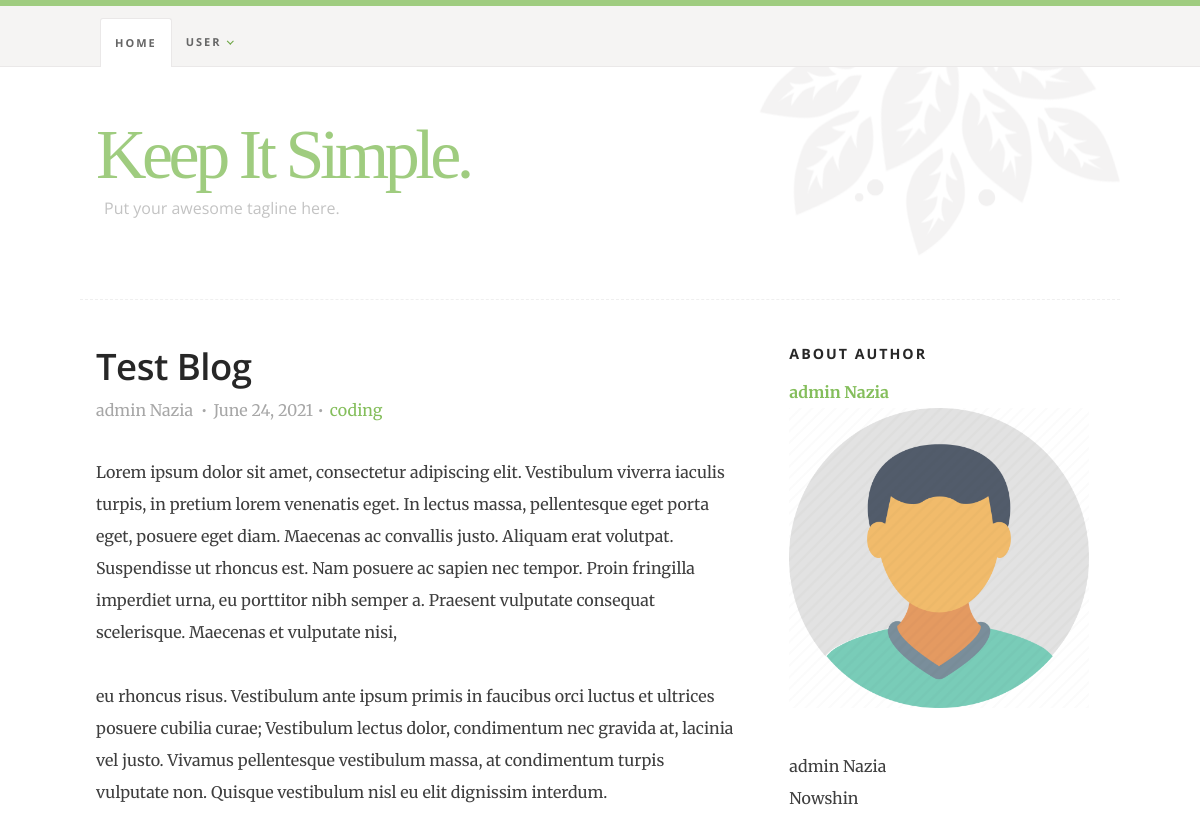
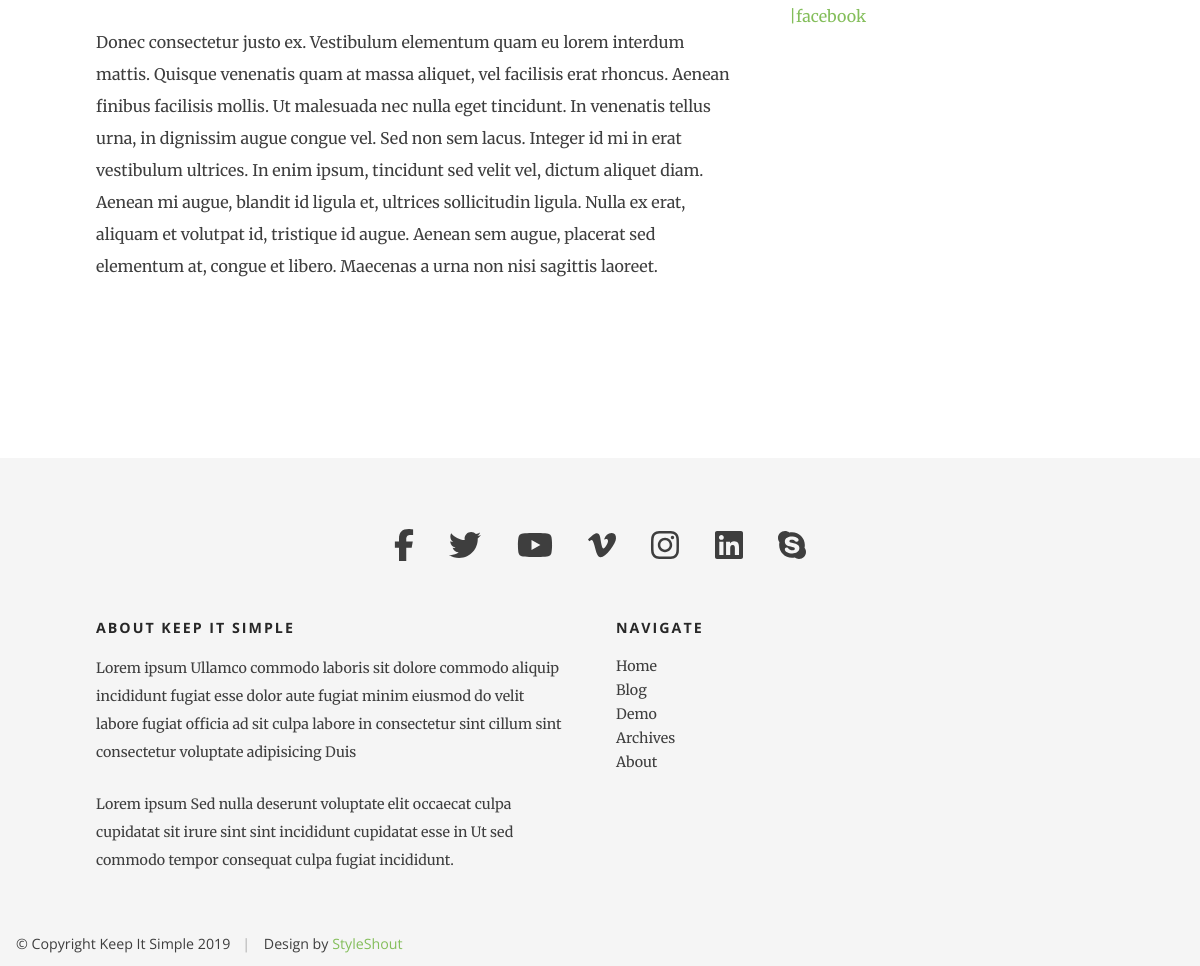
The page /article/28 on the database its author committed (2 pictures, top to bottom).
### theblog/models.py (models this page shows, shortened)
class Post(models.Model):
    title = models.CharField(max_length=255)
    title_tag = models.CharField(max_length=255, default = 'My blog ')
    header_image = models.ImageField(null=True, blank=True,upload_to="images/")
    author=models.ForeignKey(User, on_delete=models.CASCADE)
    body=RichTextField(blank=True, null=True)
    category =models.CharField(max_length=255, default ='coding')
    post_date = models.DateField(auto_now_add=True)
    likes= models.ManyToManyField(User, related_name ='blog_post')
    snippet = models.CharField(max_length=255)

### theblog/views.py (the view)
# urls.py: path('article/<int:pk>',ArticleDetailView.as_view(), name="article-detail"),
class ArticleDetailView(DetailView):
    model =Post
    template_name = 'article_details.html'

### theblog/templates/article_details.html (shortened to what this page needs)
{% extends 'base.html' %}
{% load static %}
        {% block content %}
        <div class="row">
            <div id="main" class="s-content__main large-8 column">
                <article class="entry">
                    <header class="entry__header">
                        <h2 class="entry__title h1">
                            <a href="{% url 'article-detail' post.pk %}" title="">{{post.title}}</a>
                        </h2>
                        <div class="entry__meta">
                            <ul>
                                <li>{{post.author.first_name}} </li>
                                <li>{{post.post_date}}</li>
                                <li><a href="{% url 'category' post.category %}" title="" rel="category tag">{{post.category}} </a></li>
                            </ul>
                        </div>
                    </header>
                    <div class="entry__content">
                        <p>
                            {{post.body|safe}}
                        </p>
                    </div>
                </article>
            </div>
            <div id="sidebar" class="s-content__sidebar large-4 column">
                <div class="widget widget--categories">
                    <h3 class="h6">About Author</h3>
                    <ul>{% if post.author.profilemodel.id %}
                            <a href="{% url 'PublicProfile'  post.author.profilemodel.id %}" ><li><strong>{{post.author.first_name}}</strong></li></a>
                        {% else %}
                            <li><strong>{{post.author.first_name}}</strong></li></a>
                        {% endif %}
                        <p class = 'small text-muted'>
                            {% if post.author.profilemodel.profile_pic %}
                                <img src = "{{post.author.profilemodel.profile_pic.url}}">
                            {% else %}
                                <img src = "{% static 'images/pro-pic.png' %}">
                            {% endif %}
                            <li>{{post.author.first_name}}</li>
                            <li>{{post.author.last_name}}</li>
                            {% if post.author.profilemodel.facebook %}
                                <a href="{{post.author.profilemodel.facebook}}">|facebook</a>
                            {% endif %}
                        </p>
                    </ul>
                </div>
            </div>
        </div>
    {% endblock %}

### theblog/static/css/base.css (style rules this page uses)
html { line-height: 1.15; -webkit-text-size-adjust: 100%; }
body { margin: 0; }
a { background-color: transparent; }
b, strong { font-weight: bolder; }
img { border-style: none; border-radius: 50%; }
html { font-size: 62.5%; -webkit-box-sizing: border-box; box-sizing: border-box; }
*, *::before, *::after { -webkit-box-sizing: inherit; box-sizing: inherit; }
body { font-weight: normal; line-height: 1; word-wrap: break-word; -moz-font-smoothing: grayscale; -moz-osx-font-smoothing: grayscale; -webkit-font-smoothing: antialiased; -webkit-overflow-scrolling: touch; -webkit-text-size-adjust: none; }
svg, img, video embed, iframe, object { max-width: 300px; height: 300px; border-radius: 0%; }
div, dl, dt, dd, ul, ol, li, h1, h2, h3, h4, h5, h6, pre, form, p, blockquote, th, td { margin: 0; padding: 0; }
p { font-size: inherit; text-rendering: optimizeLegibility; }
em, i { font-style: italic; line-height: inherit; }
strong, b { font-weight: bold; line-height: inherit; }
ol, ul { list-style: none; }
li { display: block; }
a { text-decoration: none; line-height: inherit; }
.row { width: 100%; max-width: 1040px; margin: 0 auto; display: -ms-flexbox; display: -webkit-box; display: flex; -ms-flex-flow: row wrap; -webkit-box-orient: horizontal; -webkit-box-direction: normal; flex-flow: row wrap; }
.column { -ms-flex: 1 1 0%; -webkit-box-flex: 1; flex: 1 1 0%; padding: 0 30px; }
.large-4 { -ms-flex: 0 0 33.33333%; -webkit-box-flex: 0; flex: 0 0 33.33333%; max-width: 33.33333%; }
.large-8 { -ms-flex: 0 0 66.66667%; -webkit-box-flex: 0; flex: 0 0 66.66667%; max-width: 66.66667%; }
@media screen and (max-width:1200px) { .column { padding: 0 16px; } }

### theblog/static/css/main.css (style rules this page uses)
html { font-size: 10px; }
html, body { height: 100%; }
body { background: #f5f5f5; font-family: "Merriweather", serif; font-size: 1.6rem; font-style: normal; font-weight: normal; line-height: 2; color: #3e3e3e; margin: 0; padding: 0; position: relative; }
a { color: #84be5b; -webkit-transition: all 0.3s ease-in-out; transition: all 0.3s ease-in-out; }
h1, h2, h3, h4, h5, h6, .h1, .h2, .h3, .h4, .h5, .h6 { font-family: "Open Sans", sans-serif; font-weight: 600; font-style: normal; color: #272727; -webkit-font-variant-ligatures: common-ligatures; font-variant-ligatures: common-ligatures; text-rendering: optimizeLegibility; }
h1, .h1, h2, .h2, h3, .h3, h4, .h4 { margin-top: 6rem; margin-bottom: 1.6rem; }
h5, .h5, h6, .h6 { margin-top: 4rem; margin-bottom: 1.2rem; }
h1, .h1 { font-size: 3.649rem; line-height: 1.206; letter-spacing: -.05rem; }
h2, .h2 { font-size: 2.883rem; line-height: 1.249; }
h3, .h3 { font-size: 2.563rem; line-height: 1.249; }
h6, .h6 { font-weight: 700; font-size: 1.422rem; line-height: 1.406; text-transform: uppercase; letter-spacing: .2rem; }
p img { margin: 0; }
em, i, strong, b { font-size: inherit; line-height: inherit; }
em, i { font-family: "Merriweather", serif; font-style: italic; }
strong, b { font-family: "Merriweather", serif; font-weight: 700; }
ul { list-style: disc; }
li { display: list-item; }
ol, ul { margin-left: 1.6rem; }
ul li { padding-left: .4rem; }
input, textarea, select, pre, blockquote, figure, table, p, ul, ol, dl, form, .video-container, .ss-custom-select { margin-bottom: 3.2rem; }
::placeholder { color: #8c8c8c; }
.s-content__main { padding-right: 4.6rem; }
@media screen and (max-width:1200px) { .s-content__main { padding-right: 3.6rem; } }
.s-content__sidebar h3 { margin-top: 0; }
.s-content__sidebar ul { list-style: none; margin-left: 0; }
.s-content__sidebar hr, .s-content__sidebar .widget { margin-bottom: 2.4rem; }
.widget--categories ul { margin-top: 1.2rem; }
.widget--categories ul li { padding-left: 0; }
.entry { padding-bottom: 1.2rem; margin-bottom: 3.2rem; }
.entry h2 { margin-top: 0; margin-bottom: 0; }
.entry h2 a { color: #272727; }
.entry__header { border: none; height: auto; }
.entry__meta ul { list-style: none; margin: .8rem 0 2rem; font-size: 1.422; color: #a7a7a7; line-height: 2.8rem; }
.entry__meta ul li { display: inline-block; margin: 0; padding: 0; font-family: "Merriweather", serif; }
.entry__meta ul li::after { content: "\2022"; margin-left: .4rem; margin-right: .2rem; }
.entry__meta ul li:last-child::after { display: none; }

### rows shown on the page
Post: title "Test Blog", author.first_name "admin Nazia", post_date "June 24, 2021", category "coding", body "Lorem ipsum dolor sit amet, consectetur adipiscing elit. Vestibulum viverra iaculis turpis, in pretium lorem venenatis eget. In lectus massa, pellentesque eget porta eget, posuere eget diam. Maecenas ac convallis justo. Aliquam erat volutpat. Suspendisse ut rhoncus est. Nam posuere ac sapien nec tempor. Proin fringilla imperdiet urna , eu porttitor nibh semper a. Praesent vulputate consequat scelerisque. Maecenas et vulputate nisi, eu rhoncus risus. Vestibulum ante ipsum primis in faucibus orci luctus et ultrices posuere cubilia curae; Vestibulum lectus dolor, condimentum nec gravida at, lacinia vel justo. Vivamus pellentesque vestibulum massa, at condimentum turpis vulputate non. Quisque…", author.last_name "Nowshin"
